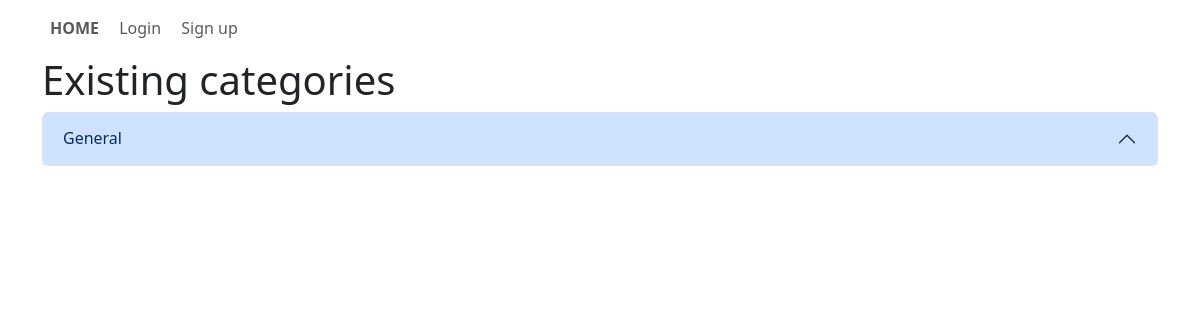
/desires/categories/, run on an earlier commit of the app's database.
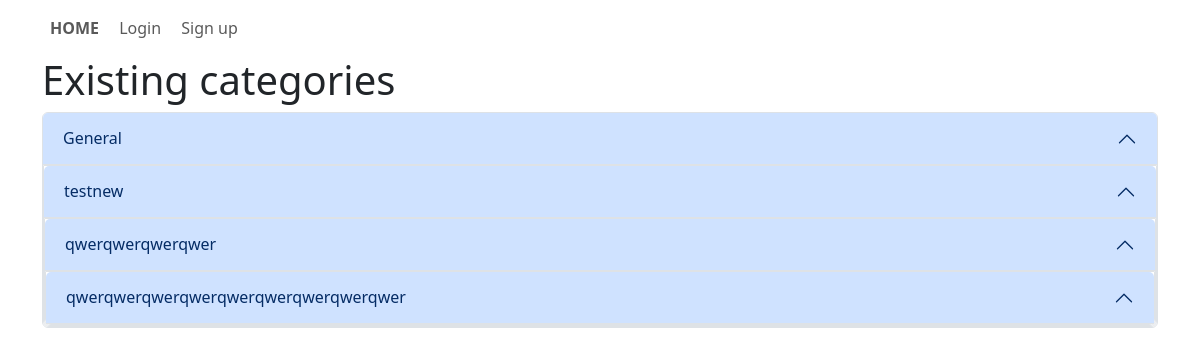
And on a later commit of the database.
### desire_app/models.py (models this page shows, shortened)
class Category(models.Model):
    category_name = models.CharField(max_length=1024)

### desire_app/views.py (the view)
# urls.py: path('categories/', views.categories, name='categories'),
def categories(request):
    categories = list(Category.objects.all())
    desires = Desire.objects.all
    context = {'categories':categories, 'desires':desires}
    return render(request, 'desire_app/categories.html', context)

### survey_app/templatetags/my_templates.py (called while the page is built)
@register.filter
def category(desires, cat):
    return desires.filter(category=cat)

### templates/desire_app/categories.html (shortened to what this page needs)
{% extends "base.html" %}
{% load static %}
{% load my_templates %}
{% block bodyblock %}
<h1>Existing categories</h1>
<div class="accordion" id="accordionCategories">
    {% for c in categories %}
        <div class="accordion-item border-top">
            <h2 class="accordion-header">
            <button class="accordion-button" type="button" data-bs-toggle="collapse" data-bs-target="#collapse{{c.pk}}" aria-expanded="true" aria-controls="collapse{{c.pk}}">
                {{c.category_name}}
            </button>
            </h2>
    {% endfor %}
</div>
{% endblock bodyblock %}

What changed in the data, as far as the page shows it:
added Category: category_name "testnew"
added Category: category_name "qwerqwerqwerqwer"
added Category: category_name "qwerqwerqwerqwerqwerqwerqwerqwerqwer"
